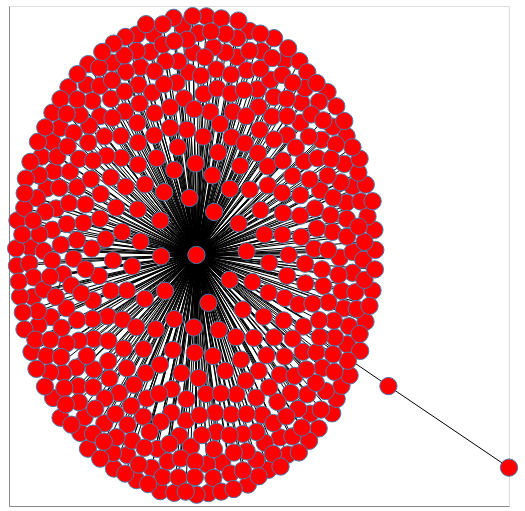

The code cell stored with this chart in its notebook:
### Markdown cell above
✏️ *There are also [GEXF](https://github.com/gephi/gephi-toolkit-demos/raw/master/src/main/resources/org/gephi/toolkit/demos/LesMiserables.gexf) and [GML](https://github.com/antlr/grammars-v4/raw/master/gml/examples/lesmis.gml) versions of the ‘lesmis’ dataset. Try turning one of them into a NetworkX graph (hint: you may have to save the file first to a local file):*

### Code cell
pos = nx.spring_layout(G, iterations=100)

nxa.draw_networkx(G, pos).properties(width=500, height=500)

### Figure 1 — Vega-Lite specification as saved in the notebook (floating-point values rounded to 4 significant figures; data arrays with more than 128 entries replaced by an {"elided": "..."} marker saying what was removed)
{"config": {"view": {"continuousWidth": 400, "continuousHeight": 300}}, "layer": [{"data": {"name": "data-1b6fc687691edbd06bcaec6055d1a449"}, "mark": {"type": "line", "color": "black", "opacity": 1, "strokeWidth": 1}, "encoding": {"detail": {"field": "edge", "type": "quantitative"}, "x": {"axis": {"grid": false, "labels": false, "ticks": false, "title": ""}, "field": "x", "type": "quantitative"}, "y": {"axis": {"grid": false, "labels": false, "ticks": false, "title": ""}, "field": "y", "type": "quantitative"}}}, {"data": {"name": "data-b9a62e21f1d716719f9aa8c89c96fa91"}, "mark": {"type": "point", "fill": "red", "opacity": 1, "size": 300, "strokeWidth": 1.0}, "encoding": {"x": {"axis": {"grid": false, "labels": false, "ticks": false}, "field": "x", "type": "quantitative"}, "y": {"axis": {"grid": false, "labels": false, "ticks": false}, "field": "y", "type": "quantitative"}}}], "height": 500, "width": 500, "$schema": "https://vega.github.io/schema/vega-lite/v4.17.0.json", "datasets": {"data-1b6fc687691edbd06bcaec6055d1a449": {"elided": "956 records"}, "data-b9a62e21f1d716719f9aa8c89c96fa91": {"elided": "476 records"}}}
